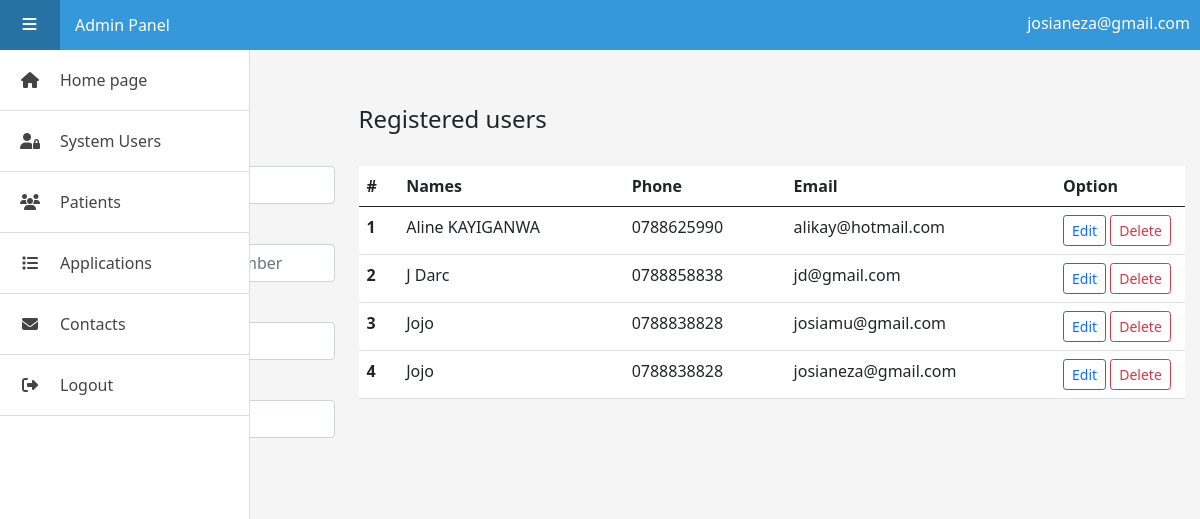
/user/users.php (signed in), run on the app's committed database.
### tables this page shows
CREATE TABLE `users` (
  `id` int(11) NOT NULL,
  `fullname` varchar(100) NOT NULL,
  `phone` varchar(100) NOT NULL,
  `acctype` varchar(100) NOT NULL,
  `email` varchar(100) NOT NULL,
  `password` varchar(100) NOT NULL,
  `deleted` int(1) NOT NULL DEFAULT 0
);

### user/users.php (the view, shortened to what this page needs)
<!DOCTYPE html>
<html lang="en" >
<head>
  <link rel="stylesheet" href="css/bootstrap.min.css">
<link rel='stylesheet' href='https://cdnjs.cloudflare.com/ajax/libs/font-awesome/4.7.0/css/font-awesome.min.css'>
<link rel="stylesheet" href="style.css">
<link rel="stylesheet" href="mystyle.css">
</head>
<body>
<div class="header">
  <a href="#" id="menu-action">
    <i class="fa fa-bars"></i>
  </a>
  <div class="">
    <p class="userInfo"><?php echo $_SESSION['adminUserToken']; ?></p>
    Admin Panel
  </div>
</div>
<div class="sidebar">
  <ul>
    <li><a href="index.php"><i class="fas fa-home"></i><span>Home page</span></a></li>
    <li><a href="users.php"><i class="fas fa-user-lock"></i><span>System Users</span></a></li>
    <li><a href="patients.php"><i class="fas fa-users"></i><span>Patients</span></a></li>
    <li><a href="applications.php"><i class="fas fa-list"></i><span>Applications</span></a></li>
    <li><a href="contacts.php"><i class="fas fa-envelope"></i><span>Contacts</span></a></li>
    <li><a href="logout.php"><i class="fas fa-sign-out-alt"></i><span>Logout</span></a></li>
  </ul>
</div>
<div class="main">
  <ol class="breadcrumb">
        <li class="breadcrumb-item">
          <a href="index.php">Home</a>
        </li>
        <li class="breadcrumb-item active">Users</li>
      </ol>
  <div class="row">
        <div class="col-xl-3 col-sm-6 mb-3">
          <h4>Add a new user</h3>
          <form method="POST" action="../server.php">
            <div class="form-group mb-3">
              <label>User full name</label>
            </div>
             <div class="form-group mb-3">
              <label>User phone number</label>
            </div>
            <div class="form-group mb-3">
              <label>User email</label>
            </div>
            <div class="form-group mb-3">
              <label>User password</label>
            </div>
            <button type="submit" name="addNewUser" class="btn btn-primary">Add new</button>
          </form>
        </div>
        <div class="col-xl-9 col-sm-6 mb-3" style="overflow-x: auto;">
          <h4>Registered users</h3>
          <br>
          <table class="table">
            <thead class="thead-dark">
              <tr>
                <th scope="col">#</th>
                <th scope="col">Names</th>
                <th scope="col">Phone</th>
                <th scope="col">Email</th>
                <th scope="col" style="width: 130px;">Option</th>
              </tr>
            </thead>
            <tbody class="thead-light">
            <?php
              if(isset($_GET['keyCode'])){
                $keyCode = $_GET['keyCode'];
                $query = mysqli_query($connect,"SELECT * FROM users WHERE deleted = 0 AND fullname LIKE '%$keyCode%' OR phone LIKE '%$keyCode%' OR email LIKE '%$keyCode%' ORDER BY fullname ASC");
              }else{
                $query = mysqli_query($connect,"SELECT * FROM users WHERE deleted = 0 ORDER BY fullname ASC");
              }
              $rowcount = 0;
              while ($row = mysqli_fetch_array($query)){
                $rowcount ++;
                echo"<tr>
                  <th scope='row'>".$rowcount."</th>
                  <td>".$row['fullname']."</td>
                  <td>".$row['phone']."</td>
                  <td>".$row['email']."</td>
                  <td>
                    <a class='btn btn-outline-primary btn-sm' href='editUser.php?userId=".$row['id']."' role='button'>Edit</a>
                    <a class='btn btn-outline-danger btn-sm' href='../server.php?deleteUser=".$row['id']."' role='button'>Delete</a>
                  </td>
                </tr>";
              }
            ?>
            </tbody>
          </table>
        </div>
      </div>
</div>
</body>
</html>

### user/style.css (style rules this page uses)
*:before, *:after { -webkit-box-sizing: border-box; -moz-box-sizing: border-box; box-sizing: border-box; }
body { background: #f5f5f5; padding: 0; margin: 0; }
i.fa { font-size: 16px; }
p { font-size: 16px; line-height: 1.42857143; }
.header { position: fixed; z-index: 10; top: 0; left: 0; background: #3498DB; width: 100%; height: 50px; line-height: 50px; color: #fff; }
.header #menu-action { display: block; float: left; width: 60px; height: 50px; line-height: 50px; margin-right: 15px; color: #fff; text-decoration: none; text-align: center; background: rgba(0, 0, 0, 0.15); font-size: 13px; text-transform: uppercase; letter-spacing: 1px; -webkit-transition: all 0.2s ease-in-out; transition: all 0.2s ease-in-out; }
.header #menu-action i { display: inline-block; margin: 0 5px; }
.sidebar { position: fixed; z-index: 10; left: 0; top: 50px; height: 100%; width: 60px; background: #fff; border-right: 1px solid #ddd; text-align: center; -webkit-transition: all 0.2s ease-in-out; transition: all 0.2s ease-in-out; }
.sidebar:hover, .sidebar.active, .sidebar.hovered { width: 250px; -webkit-transition: all 0.2s ease-in-out; transition: all 0.2s ease-in-out; }
.sidebar ul { list-style-type: none; padding: 0; margin: 0; }
.sidebar ul li { display: block; }
.sidebar ul li a { display: block; position: relative; white-space: nowrap; overflow: hidden; border-bottom: 1px solid #ddd; color: #444; text-align: left; }
.sidebar ul li a i { display: inline-block; width: 60px; height: 60px; line-height: 60px; text-align: center; -webkit-animation-duration: 0.7s; -moz-animation-duration: 0.7s; -o-animation-duration: 0.7s; animation-duration: 0.7s; -webkit-animation-fill-mode: both; -moz-animation-fill-mode: both; -o-animation-fill-mode: both; animation-fill-mode: both; }
.sidebar ul li a span { display: inline-block; height: 60px; line-height: 60px; }
.main { position: relative; display: block; top: 50px; left: 0; padding: 15px; padding-left: 75px; -webkit-transition: all 0.2s ease-in-out; transition: all 0.2s ease-in-out; }
table { background: white; }

### user/mystyle.css (style rules this page uses)
.userInfo { float: right; position: relative; top: 12px; right: 10px; }

### data on the page
users: fullname "Aline KAYIGANWA", phone "0788625990", email "alikay@hotmail.com"
users: fullname "J Darc", phone "0788858838", email "jd@gmail.com"
users: fullname "Jojo", phone "0788838828", email "josiamu@gmail.com"
users: fullname "Jojo", phone "0788838828", email "josianeza@gmail.com"

### other printed values
$_SESSION['adminUserToken'] "josianeza@gmail.com"
